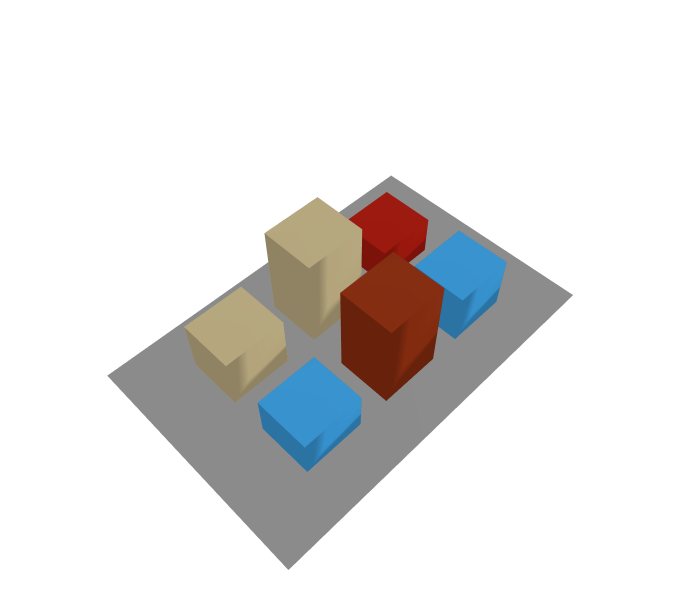

The cell this chart's notebook holds for it:
### Code cell
set_defaults(
    "plotly"
)  # Our scene is simple, and Plotly is the best backend for online interactive plots :-)

file = get_sionna_scene("simple_street_canyon")
scene = TriangleScene.load_xml(file)
fig = scene.plot()
fig.update_layout(
    width=700,
    height=600,
    scene = dict(xaxis = dict(showgrid = False,showticklabels = False, visible=False),
                                   yaxis = dict(showgrid = False,showticklabels = False, visible=False),
                                   zaxis = dict(showgrid = False,showticklabels = False, visible=False)
             ),
    margin=dict(l=0, r=0, t=0, b=0),)
camera = dict(
    up=dict(x=0, y=0, z=1),
    center=dict(x=0, y=0, z=0),
    eye=dict(x=-1.25, y=-1.25, z=2.25)
)

fig.update_layout(scene_camera=camera)
fig
